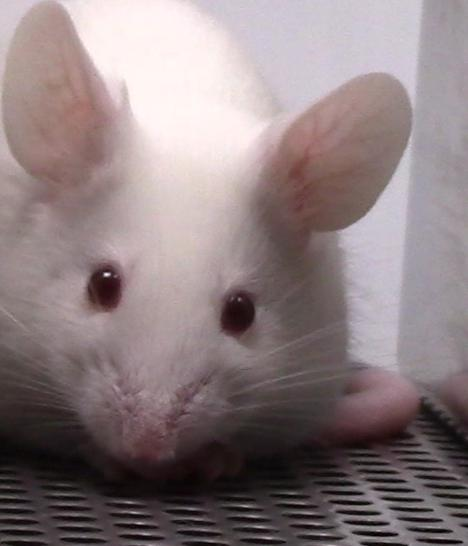
#> input picture images/face_clean_MVI_0170_00m04s12f.jpg, 468 x 546 px, given in place of esncr.ms12pain51.mp4, which was not available
$ jupyter execute --allow-errors openCV3.ipynb   (shell and % lines are left out)   (text cells are left out)
#> lines starting #> are read from the running program, lines starting #| are printed output that depends on the picture
[cell 1]
import json
import cv2
import numpy as np
import matplotlib as mpl
import matplotlib.pyplot as plt
from time import time
from tqdm import tqdm_notebook as tqdm
#%matplotlib notebook

[cell 2]
#Fast calculate running mean - x is array, N is window
def runningMeanFast(x, N):
    return np.convolve(x, np.ones((N,))/N)[(N-1):]

#Normalizes a list between 0-1
def normalize(x):
    max_x = max(x)
    return [i/max_x for i in x]

#Gets frame from file or already opened capture
#NOT WORKING
def getFrame(video, frame):

#> called with video = 'assets/esncr.ms12pain51.mp4', frame = 1000
    cap = cv2.VideoCapture()
    cap.open(video)

    cap.set(cv2.CAP_PROP_POS_FRAMES, frame)

    cap.open(video)
    ret, frame = cap.read()
#> frame is the input picture: shape (546, 468, 3); mean B, G, R 127.4, 125.5, 139.6
    cap.release()

    return frame

#Computes the d'th gradient of array-like x
# [5 lines left out: function gradient, not called in this run]

[cell 3]
frame = getFrame('assets/esncr.ms12pain51.mp4', 1000)
plt.imshow(frame[:, 0:int(frame.shape[:2][1]/2)], cmap=plt.cm.gray)
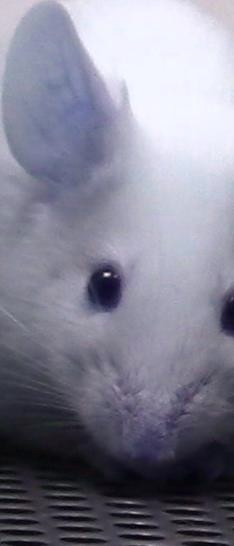
#> shown: shape (546, 234, 3); mean R, G, B 130.6, 130.1, 146.3


$ run again, on images/face_test01_00m10s06f.jpg
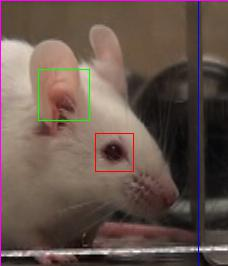
#> input picture images/face_test01_00m10s06f.jpg, 228 x 266 px, given in place of esncr.ms12pain51.mp4, which was not available
#> in getFrame, frame is the input picture: shape (266, 228, 3); mean B, G, R 76.9, 84.9, 103.1
#> `[cell 3] frame = getFrame('assets/esncr.ms12pain51.mp4', 1000) plt.ims..`:
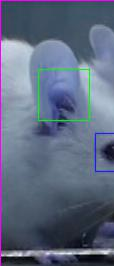
#> shown: shape (266, 114, 3); mean R, G, B 94.3, 105.6, 127.9
